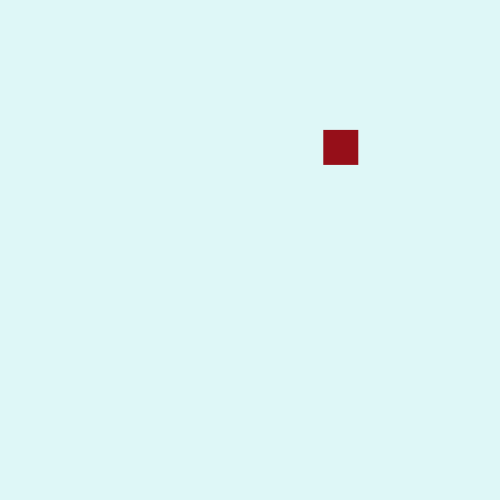
Frame 1 (no input)
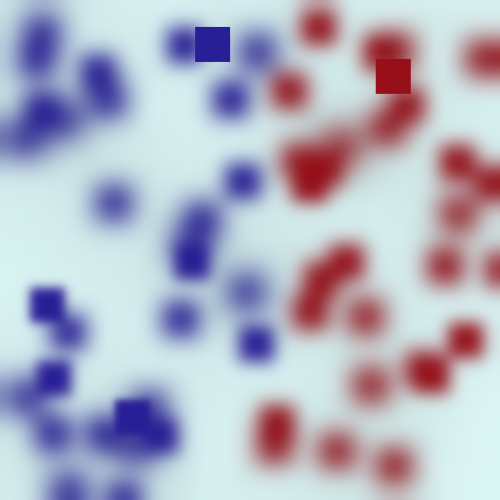
Frame 60 (the mouse pressed at the canvas centre just before this capture)
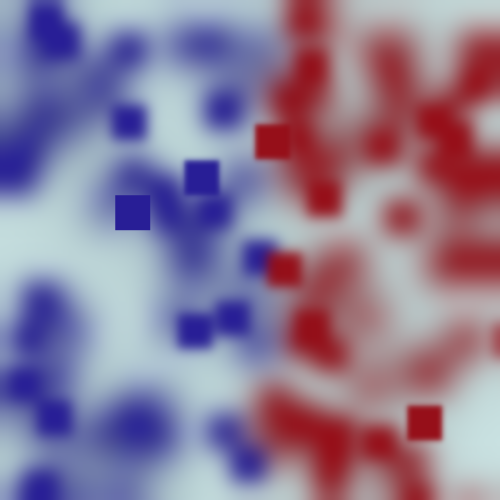
Frame 120 (the mouse held since frame 60 and released just before this capture)

The Processing sketch that drew these frames (run headless with seeded random() and noise(); from frame 60 on, the mouse is pressed at the canvas centre):

// Processing sketch: processing_10363
// ── processing_10363.pde

/*
PROYECTO 01 SESION 3 :
 Titulo: Cuadrados
 Nombre:Lluc Llobell
 Fecha:  10/06/2010
 Lugar:Girona
 */


void setup (){
  size (500,500);
  colorMode (RGB, 255,255,255);
  smooth ();
  noFill();
  noStroke();
  background (222,247,247);
}

void draw () {

  //Creamos las variables aleatorias de las posiciones
  float x = random(0,500);
  float y = random(0,500);
  float rand_blur = random(0,5); //Blur random



  //Pintamos las mitades de diferentes colores. 0 -> 250 azul, 250 -> 500 grana
  if(x <= 250){ 
    fill(40,30,150);
    filter(BLUR,rand_blur);
  }
  else fill(150,15,25);


  //Creamos un rectangulo de 35x35 en una posicion aleatoria con su color correspondiente.
  rect(x, y, 35, 35);

}
